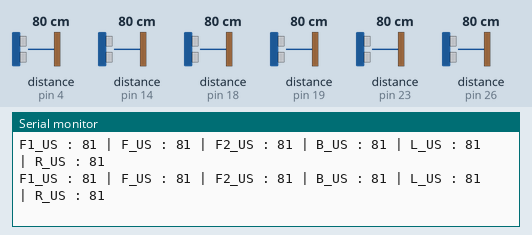
This sketch was run on a simulated Arduino Uno, built with avr-gcc and run on an emulated ATmega328P. Parts: the last lines printed to the serial monitor. The test bench sets the inputs (shaded band); at power-on: distance to the obstacle (sensors on pin 14, pin 4, pin 18, pin 19, pin 23, pin 26) 80 cm. The echo pulse lasts 58.3 µs per cm.

Above: at 1.2 s.
1.3 s: distance to the obstacle (sensor on pin 14) set to 4 cm
At 2.2 s:
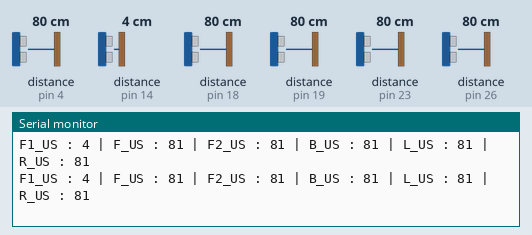
4.3 s: distance to the obstacle (sensor on pin 4) set to 18 cm
At 4.9 s:
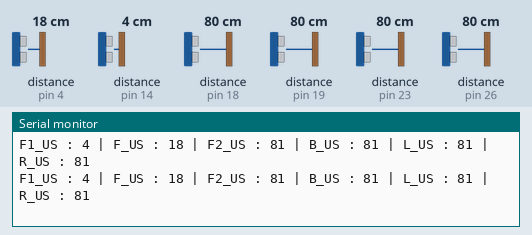
7.3 s: distance to the obstacle (sensor on pin 18) set to 18 cm
At 7.8 s:
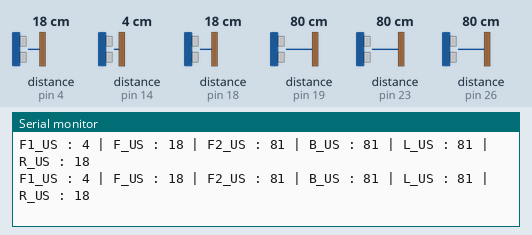
10.3 s: distance to the obstacle (sensor on pin 19) set to 35 cm
At 11.3 s:
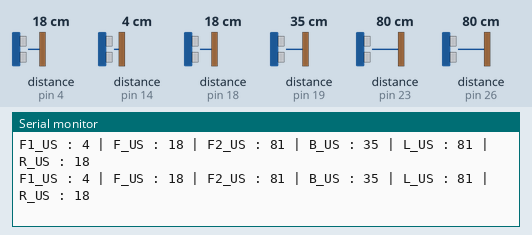
13.3 s: distance to the obstacle (sensor on pin 23) set to 2 cm
At 14.3 s:
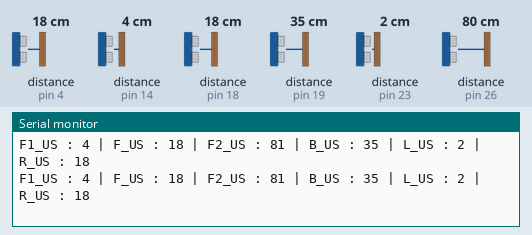
16.3 s: distance to the obstacle (sensor on pin 26) set to 2 cm
At 16.8 s:
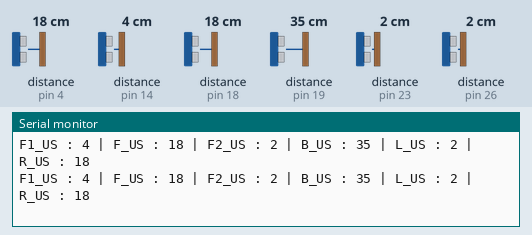

The sketch:

2_Ultrasonic_Test_Code.ino
```cpp
// Kindly Check whether the Library Files are installed in Library Manager.
#include <NewPing.h>

#define FRONT_TRIGGER 12
#define FRONT_ECHO  4
#define FRONT1_TRIGGER 16
#define FRONT1_ECHO 14
#define FRONT2_TRIGGER 25
#define FRONT2_ECHO  26
#define BACK_TRIGGER 17
#define BACK_ECHO 19
#define LEFT_TRIGGER  2
#define LEFT_ECHO  23
#define RIGHT_TRIGGER 5
#define RIGHT_ECHO  18
#define MAX_DISTANCE 200 //(min, max) = (2, 400) Range

NewPing sonar1(FRONT_TRIGGER, FRONT_ECHO, MAX_DISTANCE);
NewPing sonar5(FRONT1_TRIGGER, FRONT1_ECHO, MAX_DISTANCE);
NewPing sonar6(FRONT2_TRIGGER, FRONT2_ECHO, MAX_DISTANCE);
NewPing sonar2(BACK_TRIGGER, BACK_ECHO, MAX_DISTANCE);
NewPing sonar3(LEFT_TRIGGER, LEFT_ECHO, MAX_DISTANCE);
NewPing sonar4(RIGHT_TRIGGER, RIGHT_ECHO, MAX_DISTANCE);

void test_US_Value()
{

  int fus = sonar1.ping_cm();
  int f1us = sonar5.ping_cm();
  int f2us = sonar6.ping_cm();
  int bus = sonar2.ping_cm();
  int lus = sonar3.ping_cm();
  int rus = sonar4.ping_cm();

  Serial.println("F1_US : " + String(f1us) + " | F_US : " + String(fus) + " | F2_US : " + String(f2us) +
              " | B_US : " + String(bus) + " | L_US : " + String(lus) + " | R_US : " + String(rus));

}

int get_US_Value(String sensorName)
{
  int fus = sonar1.ping_cm();
  int f1us = sonar5.ping_cm();
  int f2us = sonar6.ping_cm();
  int bus = sonar2.ping_cm();
  int lus = sonar3.ping_cm();
  int rus = sonar4.ping_cm();

  if (sensorName == "fus")
    return fus;
  else if (sensorName == "f1us")
    return f1us;
  else if (sensorName == "f2us")
    return f2us;
  else if (sensorName == "bus")
    return bus;
  else if (sensorName == "lus")
    return lus;
  else if (sensorName == "rus")
    return rus;
  else
    return -1; // default case for invalid input
}


void setup() {
  Serial.begin(115200);
}

void loop() {

  //### To test all us values ###
  test_US_Value();

  //### To get each us value ###
  // int fop = get_US_Value("fus");
  // Serial.println("F_US : " + String(get_US_Value("fus")));

}
```

Measured:
- after the input at 1.3 s, the serial monitor: prints a new line at once (image 1)
- after the input at 4.3 s, the serial monitor: prints a new line after 0.05 s (image 2)
- after the input at 7.3 s, the serial monitor: prints a new line at once (image 3)
- after the input at 10.3 s, the serial monitor: prints a new line at once (image 4)
- after the input at 13.3 s, the serial monitor: prints a new line at once (image 5)
- after the input at 16.3 s, the serial monitor: prints a new line at once (image 6)
